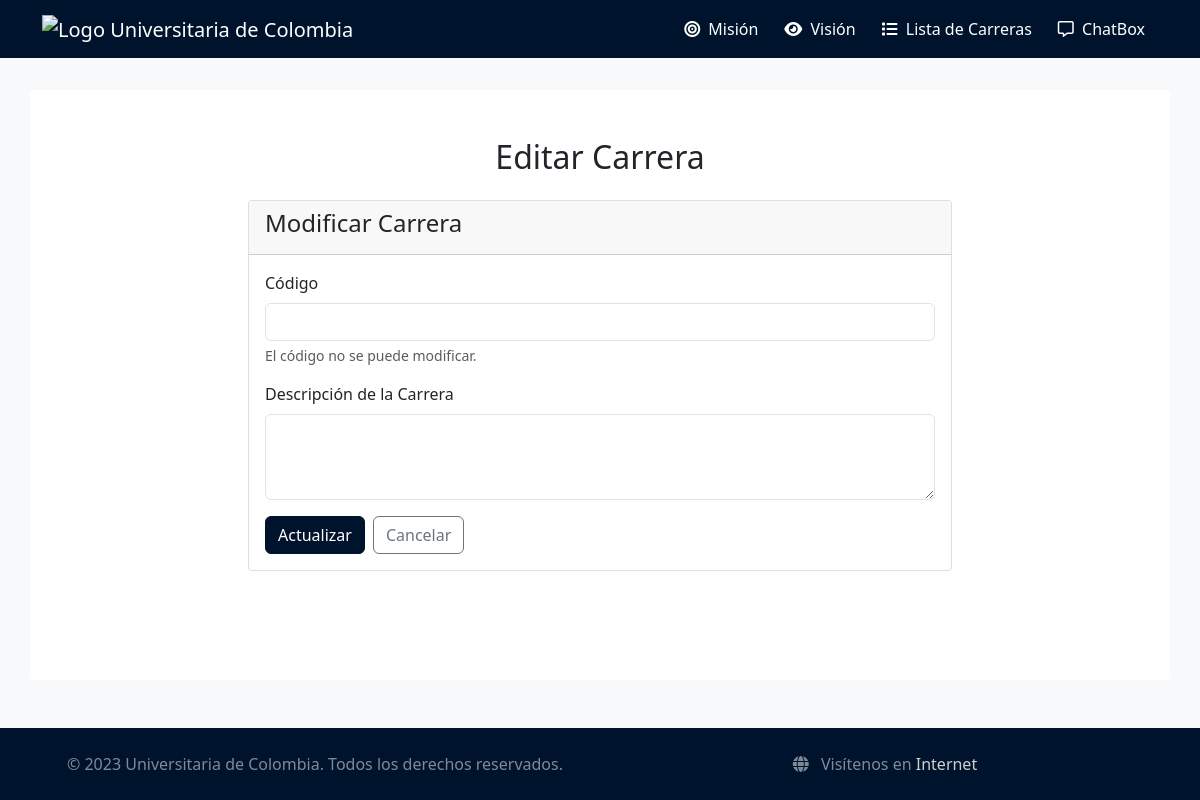
The app's page /editar_carrera/Ig002, older data.
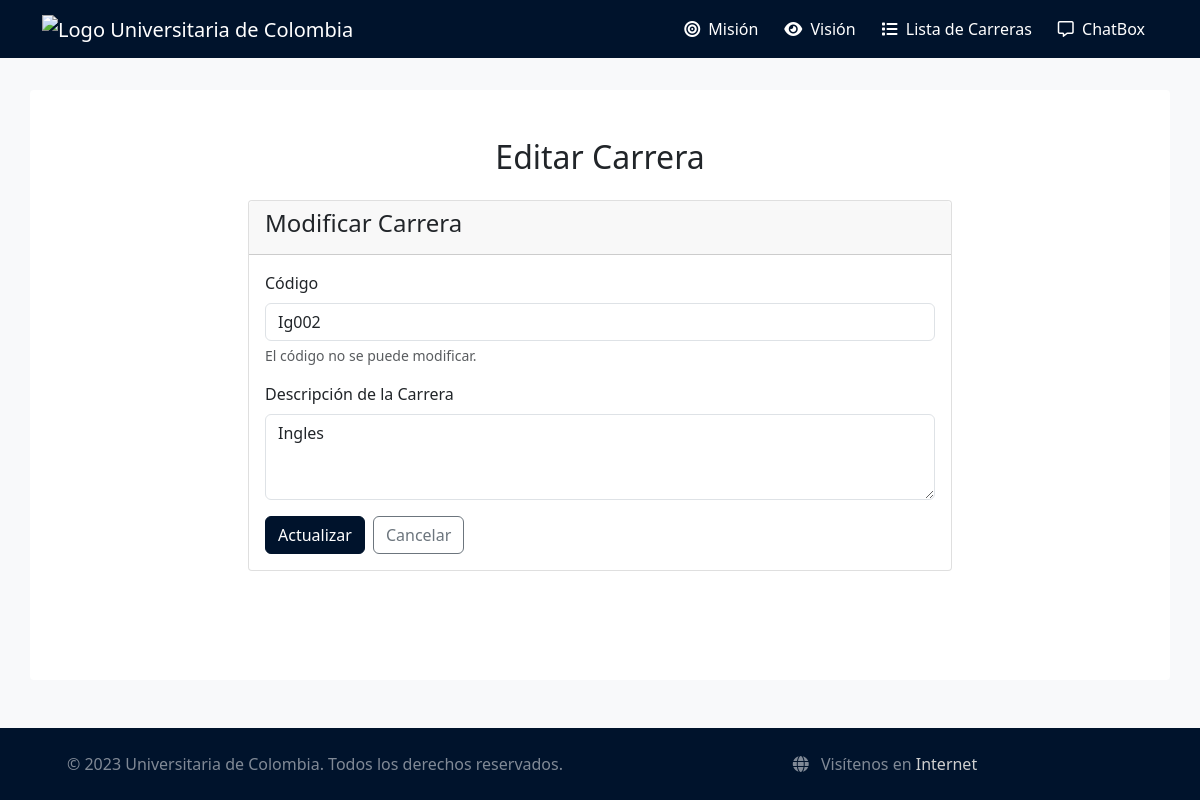
The same page, newer data.
### tables this page shows
CREATE TABLE carrera (
    codigo TEXT PRIMARY KEY,
    descripcion TEXT NOT NULL UNIQUE
);

### main.py (the view)
@app.route("/editar_carrera/<string:codigo>", methods=['GET', 'POST'])  # Cambiado a string y codigo
def editar_carrera(codigo):
    db = get_db()
    cursor = db.cursor()
    if request.method == 'POST':
        nueva_descripcion = request.form.get('descripcion')
        try:
            cursor.execute("UPDATE carrera SET descripcion = ? WHERE codigo = ?", (nueva_descripcion, codigo))
            db.commit()
            print(f"Programa actualizado: Código {codigo}, Nueva descripción: {nueva_descripcion}")
            return redirect(url_for('lista_carreras'))
        except Exception as e:
            print(f"Error al actualizar: {e}")
            return render_template('editar_carrera.html', codigo=codigo, error="Error al actualizar el programa")
    else:
        cursor.execute("SELECT * FROM carrera WHERE codigo = ?", (codigo,))
        programa = cursor.fetchone()
        return render_template('editar_carrera.html', programa=programa)

### main.py (called while the page is built)
def get_db():
    db = getattr(g, '_database', None)
    if db is None:
        db = g._database = sqlite3.connect(DATABASE)
        db.row_factory = sqlite3.Row
    return db

@app.teardown_appcontext
def close_connection(exception):
    db = getattr(g, '_database', None)
    if db is not None:
        db.close()

### templates/editar_carrera.html (shortened to what this page needs)
{% extends 'base.html' %}
{% block content %}
<div class="container mt-4">
    <div class="row">
        <div class="col-lg-8 mx-auto">
            <div class="text-center mb-4">
                <h2>Editar Carrera</h2>
            </div>
            <div class="card">
                <div class="card-header">
                    <h4>Modificar Carrera</h4>
                </div>
                <div class="card-body">
                    <form method="POST" action="{{ url_for('editar_carrera', codigo=programa.codigo) }}">
                        <div class="mb-3">
                            <label for="codigo" class="form-label">Código</label>
                            <input type="text" class="form-control" id="codigo" name="codigo" value="{{ programa.codigo }}" readonly>
                            <div class="form-text">El código no se puede modificar.</div>
                        </div>
                        <div class="mb-3">
                            <label for="descripcion" class="form-label">Descripción de la Carrera</label>
                            <textarea class="form-control" id="descripcion" name="descripcion" rows="3" required>{{ programa.descripcion }}</textarea>
                        </div>
                        <div class="d-grid gap-2 d-md-flex">
                            <button type="submit" class="btn btn-primary">Actualizar</button>
                            <a href="{{url_for('lista_carreras')}}" class="btn btn-outline-secondary">Cancelar</a>
                        </div>
                    </form>
                </div>
            </div>
        </div>
    </div>
</div>
{% endblock %}

Row changes from the older to the newer data that the page shows:
added carrera: codigo "Ig002", descripcion "Ingles"
